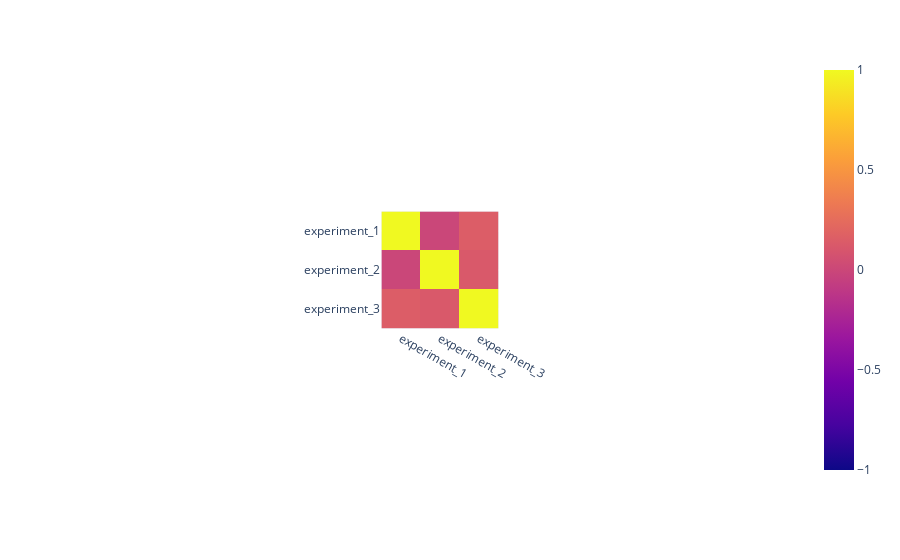

The cell this chart's notebook holds for it:
### Markdown cell above
#### Task 5
##### Create a Scatter Matrix using the expsdf data.
##### Save the figure as an html file.
#### Result:

### Code cell
cormat=expsdf.corr()
fig = px.imshow(cormat, zmin=-1, zmax=1)
fig.show()

### Figure 1 — Plotly figure (JSON) as saved in the notebook; plotly's stock layout.template omitted (floating-point values rounded to 4 significant figures)
{"data": [{"coloraxis": "coloraxis", "hovertemplate": "x: %{x}<br>y: %{y}<br>color: %{z}<extra></extra>", "name": "0", "type": "heatmap", "x": ["experiment_1", "experiment_2", "experiment_3"], "xaxis": "x", "y": ["experiment_1", "experiment_2", "experiment_3"], "yaxis": "y", "z": [[1, -0.0002532, 0.1482], [-0.0002532, 1, 0.1214], [0.1482, 0.1214, 1]]}], "layout": {"autosize": true, "coloraxis": {"cmax": 1, "cmin": -1, "colorscale": [[0, "#0d0887"], [0.1111, "#46039f"], [0.2222, "#7201a8"], [0.3333, "#9c179e"], [0.4444, "#bd3786"], [0.5556, "#d8576b"], [0.6667, "#ed7953"], [0.7778, "#fb9f3a"], [0.8889, "#fdca26"], [1, "#f0f921"]]}, "margin": {"t": 60}, "xaxis": {"anchor": "y", "autorange": true, "constrain": "domain", "domain": [0.4186, 0.5814], "range": [-0.5, 2.5], "scaleanchor": "y", "type": "category"}, "yaxis": {"anchor": "x", "autorange": true, "constrain": "domain", "domain": [0, 1], "range": [2.5, -0.5], "type": "category"}}}
